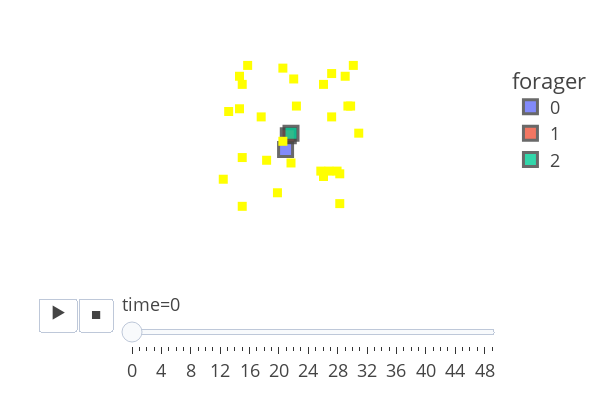

Notebook code for this chart:
### Markdown cell above
Unsurprisingly, all the foragers stay close to each other and do not explore the environment.

### Code cell
ft.animate_foragers(
    follower_sim, width=600, height=400, plot_rewards=True, point_size=6
)

### Figure 1 — Plotly figure (JSON) as saved in the notebook; plotly's stock layout.template omitted (floating-point values rounded to 4 significant figures)
{"data": [{"hovertemplate": "forager=0<br>time=0<br>x=%{x}<br>y=%{y}<extra></extra>", "legendgroup": "0", "marker": {"color": "#636efa", "line": {"width": 3}, "opacity": 0.8, "size": 14, "symbol": "square"}, "mode": "markers", "name": "0", "orientation": "v", "showlegend": true, "type": "scatter", "x": [28], "xaxis": "x", "y": [28], "yaxis": "y"}, {"hovertemplate": "forager=1<br>time=0<br>x=%{x}<br>y=%{y}<extra></extra>", "legendgroup": "1", "marker": {"color": "#EF553B", "line": {"width": 3}, "opacity": 0.8, "size": 14, "symbol": "square"}, "mode": "markers", "name": "1", "orientation": "v", "showlegend": true, "type": "scatter", "x": [29], "xaxis": "x", "y": [33], "yaxis": "y"}, {"hovertemplate": "forager=2<br>time=0<br>x=%{x}<br>y=%{y}<extra></extra>", "legendgroup": "2", "marker": {"color": "#00cc96", "line": {"width": 3}, "opacity": 0.8, "size": 14, "symbol": "square"}, "mode": "markers", "name": "2", "orientation": "v", "showlegend": true, "type": "scatter", "x": [30], "xaxis": "x", "y": [34], "yaxis": "y"}, {"hovertemplate": "forager=reward<br>time=0<br>x=%{x}<br>y=%{y}<extra></extra>", "legendgroup": "reward", "marker": {"color": "yellow", "symbol": "square"}, "mode": "markers", "name": "reward", "orientation": "v", "showlegend": false, "type": "scatter", "x": [47, 52, 11, 53, 51, 55, 48, 19, 31, 42, 32, 48, 12, 11, 21, 25, 7, 5, 45, 50, 27, 27, 30, 45, 14, 41, 12, 42, 44, 12], "xaxis": "x", "y": [20, 44, 55, 59, 44, 34, 19, 40, 54, 52, 44, 8, 25, 43, 24, 12, 42, 17, 40, 55, 58, 31, 23, 56, 59, 20, 52, 18, 20, 7], "yaxis": "y"}], "layout": {"autosize": false, "height": 400, "legend": {"title": {"text": "forager"}, "tracegroupgap": 0}, "margin": {"t": 60}, "sliders": [{"active": 0, "currentvalue": {"prefix": "time="}, "len": 0.9, "pad": {"b": 10, "t": 60}, "steps": [{"args": [["0"], {"frame": {"duration": 0, "redraw": false}, "fromcurrent": true, "mode": "immediate", "transition": {"duration": 0, "easing": "linear"}}], "label": "0", "method": "animate"}, {"args": [["1"], {"frame": {"duration": 0, "redraw": false}, "fromcurrent": true, "mode": "immediate", "transition": {"duration": 0, "easing": "linear"}}], "label": "1", "method": "animate"}, {"args": [["2"], {"frame": {"duration": 0, "redraw": false}, "fromcurrent": true, "mode": "immediate", "transition": {"duration": 0, "easing": "linear"}}], "label": "2", "method": "animate"}, {"args": [["3"], {"frame": {"duration": 0, "redraw": false}, "fromcurrent": true, "mode": "immediate", "transition": {"duration": 0, "easing": "linear"}}], "label": "3", "method": "animate"}, {"args": [["4"], {"frame": {"duration": 0, "redraw": false}, "fromcurrent": true, "mode": "immediate", "transition": {"duration": 0, "easing": "linear"}}], "label": "4", "method": "animate"}, {"args": [["5"], {"frame": {"duration": 0, "redraw": false}, "fromcurrent": true, "mode": "immediate", "transition": {"duration": 0, "easing": "linear"}}], "label": "5", "method": "animate"}, {"args": [["6"], {"frame": {"duration": 0, "redraw": false}, "fromcurrent": true, "mode": "immediate", "transition": {"duration": 0, "easing": "linear"}}], "label": "6", "method": "animate"}, {"args": [["7"], {"frame": {"duration": 0, "redraw": false}, "fromcurrent": true, "mode": "immediate", "transition": {"duration": 0, "easing": "linear"}}], "label": "7", "method": "animate"}, {"args": [["8"], {"frame": {"duration": 0, "redraw": false}, "fromcurrent": true, "mode": "immediate", "transition": {"duration": 0, "easing": "linear"}}], "label": "8", "method": "animate"}, {"args": [["9"], {"frame": {"duration": 0, "redraw": false}, "fromcurrent": true, "mode": "immediate", "transition": {"duration": 0, "easing": "linear"}}], "label": "9", "method": "animate"}, {"args": [["10"], {"frame": {"duration": 0, "redraw": false}, "fromcurrent": true, "mode": "immediate", "transition": {"duration": 0, "easing": "linear"}}], "label": "10", "method": "animate"}, {"args": [["11"], {"frame": {"duration": 0, "redraw": false}, "fromcurrent": true, "mode": "immediate", "transition": {"duration": 0, "easing": "linear"}}], "label": "11", "method": "animate"}, {"args": [["12"], {"frame": {"duration": 0, "redraw": false}, "fromcurrent": true, "mode": "immediate", "transition": {"duration": 0, "easing": "linear"}}], "label": "12", "method": "animate"}, {"args": [["13"], {"frame": {"duration": 0, "redraw": false}, "fromcurrent": true, "mode": "immediate", "transition": {"duration": 0, "easing": "linear"}}], "label": "13", "method": "animate"}, {"args": [["14"], {"frame": {"duration": 0, "redraw": false}, "fromcurrent": true, "mode": "immediate", "transition": {"duration": 0, "easing": "linear"}}], "label": "14", "method": "animate"}, {"args": [["15"], {"frame": {"duration": 0, "redraw": false}, "fromcurrent": true, "mode": "immediate", "transition": {"duration": 0, "easing": "linear"}}], "label": "15", "method": "animate"}, {"args": [["16"], {"frame": {"duration": 0, "redraw": false}, "fromcurrent": true, "mode": "immediate", "transition": {"duration": 0, "easing": "linear"}}], "label": "16", "method": "animate"}, {"args": [["17"], {"frame": {"duration": 0, "redraw": false}, "fromcurrent": true, "mode": "immediate", "transition": {"duration": 0, "easing": "linear"}}], "label": "17", "method": "animate"}, {"args": [["18"], {"frame": {"duration": 0, "redraw": false}, "fromcurrent": true, "mode": "immediate", "transition": {"duration": 0, "easing": "linear"}}], "label": "18", "method": "animate"}, {"args": [["19"], {"frame": {"duration": 0, "redraw": false}, "fromcurrent": true, "mode": "immediate", "transition": {"duration": 0, "easing": "linear"}}], "label": "19", "method": "animate"}, {"args": [["20"], {"frame": {"duration": 0, "redraw": false}, "fromcurrent": true, "mode": "immediate", "transition": {"duration": 0, "easing": "linear"}}], "label": "20", "method": "animate"}, {"args": [["21"], {"frame": {"duration": 0, "redraw": false}, "fromcurrent": true, "mode": "immediate", "transition": {"duration": 0, "easing": "linear"}}], "label": "21", "method": "animate"}, {"args": [["22"], {"frame": {"duration": 0, "redraw": false}, "fromcurrent": true, "mode": "immediate", "transition": {"duration": 0, "easing": "linear"}}], "label": "22", "method": "animate"}, {"args": [["23"], {"frame": {"duration": 0, "redraw": false}, "fromcurrent": true, "mode": "immediate", "transition": {"duration": 0, "easing": "linear"}}], "label": "23", "method": "animate"}, {"args": [["24"], {"frame": {"duration": 0, "redraw": false}, "fromcurrent": true, "mode": "immediate", "transition": {"duration": 0, "easing": "linear"}}], "label": "24", "method": "animate"}, {"args": [["25"], {"frame": {"duration": 0, "redraw": false}, "fromcurrent": true, "mode": "immediate", "transition": {"duration": 0, "easing": "linear"}}], "label": "25", "method": "animate"}, {"args": [["26"], {"frame": {"duration": 0, "redraw": false}, "fromcurrent": true, "mode": "immediate", "transition": {"duration": 0, "easing": "linear"}}], "label": "26", "method": "animate"}, {"args": [["27"], {"frame": {"duration": 0, "redraw": false}, "fromcurrent": true, "mode": "immediate", "transition": {"duration": 0, "easing": "linear"}}], "label": "27", "method": "animate"}, {"args": [["28"], {"frame": {"duration": 0, "redraw": false}, "fromcurrent": true, "mode": "immediate", "transition": {"duration": 0, "easing": "linear"}}], "label": "28", "method": "animate"}, {"args": [["29"], {"frame": {"duration": 0, "redraw": false}, "fromcurrent": true, "mode": "immediate", "transition": {"duration": 0, "easing": "linear"}}], "label": "29", "method": "animate"}, {"args": [["30"], {"frame": {"duration": 0, "redraw": false}, "fromcurrent": true, "mode": "immediate", "transition": {"duration": 0, "easing": "linear"}}], "label": "30", "method": "animate"}, {"args": [["31"], {"frame": {"duration": 0, "redraw": false}, "fromcurrent": true, "mode": "immediate", "transition": {"duration": 0, "easing": "linear"}}], "label": "31", "method": "animate"}, {"args": [["32"], {"frame": {"duration": 0, "redraw": false}, "fromcurrent": true, "mode": "immediate", "transition": {"duration": 0, "easing": "linear"}}], "label": "32", "method": "animate"}, {"args": [["33"], {"frame": {"duration": 0, "redraw": false}, "fromcurrent": true, "mode": "immediate", "transition": {"duration": 0, "easing": "linear"}}], "label": "33", "method": "animate"}, {"args": [["34"], {"frame": {"duration": 0, "redraw": false}, "fromcurrent": true, "mode": "immediate", "transition": {"duration": 0, "easing": "linear"}}], "label": "34", "method": "animate"}, {"args": [["35"], {"frame": {"duration": 0, "redraw": false}, "fromcurrent": true, "mode": "immediate", "transition": {"duration": 0, "easing": "linear"}}], "label": "35", "method": "animate"}, {"args": [["36"], {"frame": {"duration": 0, "redraw": false}, "fromcurrent": true, "mode": "immediate", "transition": {"duration": 0, "easing": "linear"}}], "label": "36", "method": "animate"}, {"args": [["37"], {"frame": {"duration": 0, "redraw": false}, "fromcurrent": true, "mode": "immediate", "transition": {"duration": 0, "easing": "linear"}}], "label": "37", "method": "animate"}, {"args": [["38"], {"frame": {"duration": 0, "redraw": false}, "fromcurrent": true, "mode": "immediate", "transition": {"duration": 0, "easing": "linear"}}], "label": "38", "method": "animate"}, {"args": [["39"], {"frame": {"duration": 0, "redraw": false}, "fromcurrent": true, "mode": "immediate", "transition": {"duration": 0, "easing": "linear"}}], "label": "39", "method": "animate"}, {"args": [["40"], {"frame": {"duration": 0, "redraw": false}, "fromcurrent": true, "mode": "immediate", "transition": {"duration": 0, "easing": "linear"}}], "label": "40", "method": "animate"}, {"args": [["41"], {"frame": {"duration": 0, "redraw": false}, "fromcurrent": true, "mode": "immediate", "transition": {"duration": 0, "easing": "linear"}}], "label": "41", "method": "animate"}, {"args": [["42"], {"frame": {"duration": 0, "redraw": false}, "fromcurrent": true, "mode": "immediate", "transition": {"duration": 0, "easing": "linear"}}], "label": "42", "method": "animate"}, {"args": [["43"], {"frame": {"duration": 0, "redraw": false}, "fromcurrent": true, "mode": "immediate", "transition": {"duration": 0, "easing": "linear"}}], "label": "43", "method": "animate"}, {"args": [["44"], {"frame": {"duration": 0, "redraw": false}, "fromcurrent": true, "mode": "immediate", "transition": {"duration": 0, "easing": "linear"}}], "label": "44", "method": "animate"}, {"args": [["45"], {"frame": {"duration": 0, "redraw": false}, "fromcurrent": true, "mode": "immediate", "transition": {"duration": 0, "easing": "linear"}}], "label": "45", "method": "animate"}, {"args": [["46"], {"frame": {"duration": 0, "redraw": false}, "fromcurrent": true, "mode": "immediate", "transition": {"duration": 0, "easing": "linear"}}], "label": "46", "method": "animate"}, {"args": [["47"], {"frame": {"duration": 0, "redraw": false}, "fromcurrent": true, "mode": "immediate", "transition": {"duration": 0, "easing": "linear"}}], "label": "47", "method": "animate"}, {"args": [["48"], {"frame": {"duration": 0, "redraw": false}, "fromcurrent": true, "mode": "immediate", "transition": {"duration": 0, "easing": "linear"}}], "label": "48", "method": "animate"}, {"args": [["49"], {"frame": {"duration": 0, "redraw": false}, "fromcurrent": true, "mode": "immediate", "transition": {"duration": 0, "easing": "linear"}}], "label": "49", "method": "animate"}], "x": 0.1, "xanchor": "left", "y": 0, "yanchor": "top"}], "updatemenus": [{"buttons": [{"args": [null, {"frame": {"duration": 500, "redraw": false}, "fromcurrent": true, "mode": "immediate", "transition": {"duration": 0, "easing": "linear"}}], "label": "&#9654;", "method": "animate"}, {"args": [[null], {"frame": {"duration": 0, "redraw": false}, "fromcurrent": true, "mode": "immediate", "transition": {"duration": 0, "easing": "linear"}}], "label": "&#9724;", "method": "animate"}], "direction": "left", "pad": {"r": 10, "t": 70}, "showactive": false, "type": "buttons", "x": 0.1, "xanchor": "right", "y": 0, "yanchor": "top"}], "width": 600, "xaxis": {"anchor": "y", "domain": [0, 1], "range": [-1, 61], "showgrid": false, "showticklabels": false, "ticks": "", "title": {"text": ""}, "zeroline": false}, "yaxis": {"anchor": "x", "domain": [0, 1], "range": [-1, 61], "scaleanchor": "x", "showgrid": false, "showticklabels": false, "ticks": "", "title": {"text": ""}, "zeroline": false}}}
